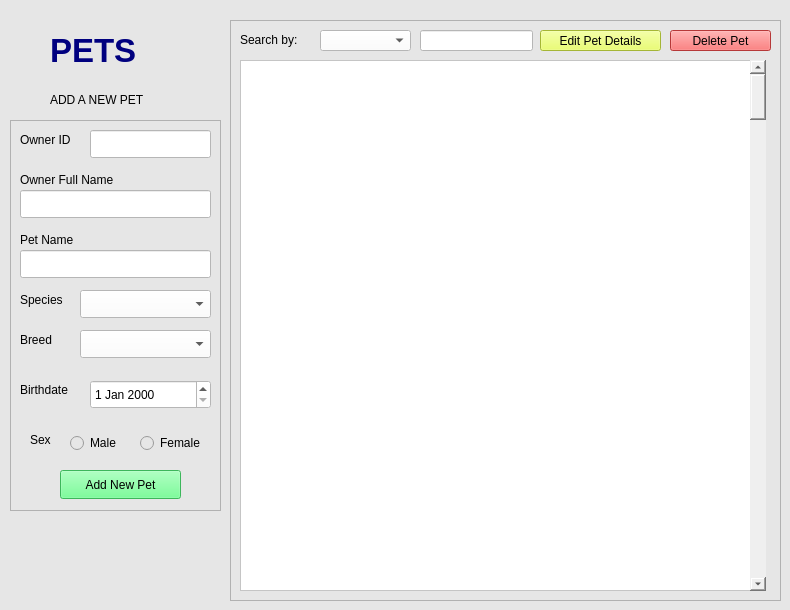
     <widget class="QWidget" name="page3Pet">
      <property name="styleSheet">
       <string notr="true">background-color: rgb(230, 230, 230);</string>
      </property>
      <widget class="QFrame" name="newPetDetailsFrame">
       <property name="geometry">
        <rect>
         <x>10</x>
         <y>120</y>
         <width>211</width>
         <height>391</height>
        </rect>
       </property>
       <property name="styleSheet">
        <string notr="true">border-color: rgb(0, 0, 0);</string>
       </property>
       <property name="frameShape">
        <enum>QFrame::StyledPanel</enum>
       </property>
       <property name="frameShadow">
        <enum>QFrame::Raised</enum>
       </property>
       <widget class="QLabel" name="label_18">
        <property name="geometry">
         <rect>
          <x>10</x>
          <y>10</y>
          <width>101</width>
          <height>20</height>
         </rect>
        </property>
        <property name="font">
         <font>
          <family>Arial</family>
         </font>
        </property>
        <property name="styleSheet">
         <string notr="true">color: rgb(0, 0, 0);</string>
        </property>
        <property name="text">
         <string>Owner ID</string>
        </property>
       </widget>
       <widget class="QLineEdit" name="lineEdit_8">
        <property name="geometry">
         <rect>
          <x>80</x>
          <y>10</y>
          <width>121</width>
          <height>28</height>
         </rect>
        </property>
        <property name="styleSheet">
         <string notr="true">background-color: rgb(255, 255, 255);</string>
        </property>
       </widget>
       <widget class="QLabel" name="label_19">
        <property name="geometry">
         <rect>
          <x>10</x>
          <y>50</y>
          <width>131</width>
          <height>20</height>
         </rect>
        </property>
        <property name="font">
         <font>
          <family>Arial</family>
         </font>
        </property>
        <property name="styleSheet">
         <string notr="true">color: rgb(0, 0, 0);</string>
        </property>
        <property name="text">
         <string>Owner Full Name</string>
        </property>
       </widget>
       <widget class="QLineEdit" name="lineEdit_9">
        <property name="geometry">
         <rect>
          <x>10</x>
          <y>70</y>
          <width>191</width>
          <height>28</height>
         </rect>
        </property>
        <property name="styleSheet">
         <string notr="true">background-color: rgb(255, 255, 255);</string>
        </property>
       </widget>
       <widget class="QLabel" name="label_20">
        <property name="geometry">
         <rect>
          <x>10</x>
          <y>170</y>
          <width>131</width>
          <height>20</height>
         </rect>
        </property>
        <property name="font">
         <font>
          <family>Arial</family>
         </font>
        </property>
        <property name="styleSheet">
         <string notr="true">color: rgb(0, 0, 0);</string>
        </property>
        <property name="text">
         <string>Species</string>
        </property>
       </widget>
       <widget class="QComboBox" name="comboBox_7">
        <property name="geometry">
         <rect>
          <x>70</x>
          <y>170</y>
          <width>131</width>
          <height>28</height>
         </rect>
        </property>
        <property name="styleSheet">
         <string notr="true">color: rgb(0, 0, 0);
background-color: rgb(255, 255, 255);</string>
        </property>
       </widget>
       <widget class="QLabel" name="label_21">
        <property name="geometry">
         <rect>
          <x>10</x>
          <y>110</y>
          <width>131</width>
          <height>20</height>
         </rect>
        </property>
        <property name="font">
         <font>
          <family>Arial</family>
         </font>
        </property>
        <property name="styleSheet">
         <string notr="true">color: rgb(0, 0, 0);</string>
        </property>
        <property name="text">
         <string>Pet Name</string>
        </property>
       </widget>
       <widget class="QLineEdit" name="lineEdit_10">
        <property name="geometry">
         <rect>
          <x>10</x>
          <y>130</y>
          <width>191</width>
          <height>28</height>
         </rect>
        </property>
        <property name="styleSheet">
         <string notr="true">background-color: rgb(255, 255, 255);</string>
        </property>
       </widget>
       <widget class="QLabel" name="label_22">
        <property name="geometry">
         <rect>
          <x>10</x>
          <y>210</y>
          <width>131</width>
          <height>20</height>
         </rect>
        </property>
        <property name="font">
         <font>
          <family>Arial</family>
         </font>
        </property>
        <property name="styleSheet">
         <string notr="true">color: rgb(0, 0, 0);</string>
        </property>
        <property name="text">
         <string>Breed</string>
        </property>
       </widget>
       <widget class="QComboBox" name="comboBox_8">
        <property name="geometry">
         <rect>
          <x>70</x>
          <y>210</y>
          <width>131</width>
          <height>28</height>
         </rect>
        </property>
        <property name="styleSheet">
         <string notr="true">color: rgb(0, 0, 0);
background-color: rgb(255, 255, 255);</string>
        </property>
       </widget>
       <widget class="QLabel" name="label_23">
        <property name="geometry">
         <rect>
          <x>10</x>
          <y>260</y>
          <width>131</width>
          <height>20</height>
         </rect>
        </property>
        <property name="font">
         <font>
          <family>Arial</family>
         </font>
        </property>
        <property name="styleSheet">
         <string notr="true">color: rgb(0, 0, 0);</string>
        </property>
        <property name="text">
         <string>Birthdate</string>
        </property>
       </widget>
       <widget class="QDateEdit" name="dateEdit">
        <property name="geometry">
         <rect>
          <x>80</x>
          <y>260</y>
          <width>121</width>
          <height>29</height>
         </rect>
        </property>
        <property name="styleSheet">
         <string notr="true">color: rgb(0, 0, 0);
background-color: rgb(255, 255, 255);</string>
        </property>
       </widget>
       <widget class="QRadioButton" name="radioButton_3">
        <property name="geometry">
         <rect>
          <x>60</x>
          <y>310</y>
          <width>61</width>
          <height>26</height>
         </rect>
        </property>
        <property name="font">
         <font>
          <family>Arial</family>
         </font>
        </property>
        <property name="styleSheet">
         <string notr="true">color: rgb(0, 0, 0);</string>
        </property>
        <property name="text">
         <string>Male</string>
        </property>
       </widget>
       <widget class="QRadioButton" name="radioButton_4">
        <property name="geometry">
         <rect>
          <x>130</x>
          <y>310</y>
          <width>71</width>
          <height>26</height>
         </rect>
        </property>
        <property name="font">
         <font>
          <family>Arial</family>
         </font>
        </property>
        <property name="styleSheet">
         <string notr="true">color: rgb(0, 0, 0);</string>
        </property>
        <property name="text">
         <string>Female</string>
        </property>
       </widget>
       <widget class="QLabel" name="label_24">
        <property name="geometry">
         <rect>
          <x>20</x>
          <y>310</y>
          <width>31</width>
          <height>20</height>
         </rect>
        </property>
        <property name="font">
         <font>
          <family>Arial</family>
         </font>
        </property>
        <property name="styleSheet">
         <string notr="true">color: rgb(0, 0, 0);</string>
        </property>
        <property name="text">
         <string>Sex</string>
        </property>
       </widget>
       <widget class="QPushButton" name="pushButton_8">
        <property name="geometry">
         <rect>
          <x>50</x>
          <y>350</y>
          <width>121</width>
          <height>29</height>
         </rect>
        </property>
        <property name="styleSheet">
         <string notr="true">color: rgb(0, 0, 0);
background-color: rgb(85, 255, 127);</string>
        </property>
        <property name="text">
         <string>Add New Pet</string>
        </property>
       </widget>
      </widget>
      <widget class="QLabel" name="label_17">
       <property name="geometry">
        <rect>
         <x>50</x>
         <y>90</y>
         <width>121</width>
         <height>20</height>
        </rect>
       </property>
       <property name="font">
        <font>
         <family>Arial</family>
        </font>
       </property>
       <property name="styleSheet">
        <string notr="true">color: rgb(0, 0, 0);</string>
       </property>
       <property name="text">
        <string>ADD A NEW PET</string>
       </property>
      </widget>
      <widget class="QLabel" name="label1_6">
       <property name="geometry">
        <rect>
         <x>50</x>
         <y>20</y>
         <width>141</width>
         <height>61</height>
        </rect>
       </property>
       <property name="font">
        <font>
         <family>Arial</family>
         <pointsize>25</pointsize>
         <bold>true</bold>
         <kerning>false</kerning>
        </font>
       </property>
       <property name="styleSheet">
        <string notr="true">color: rgb(0, 0, 127);</string>
       </property>
       <property name="text">
        <string>PETS</string>
       </property>
      </widget>
      <widget class="QFrame" name="frame_2">
       <property name="geometry">
        <rect>
         <x>230</x>
         <y>20</y>
         <width>551</width>
         <height>581</height>
        </rect>
       </property>
       <property name="frameShape">
        <enum>QFrame::StyledPanel</enum>
       </property>
       <property name="frameShadow">
        <enum>QFrame::Raised</enum>
       </property>
       <widget class="QTableWidget" name="tableWidget_3">
        <property name="geometry">
         <rect>
          <x>10</x>
          <y>40</y>
          <width>521</width>
          <height>531</height>
         </rect>
        </property>
        <property name="styleSheet">
         <string notr="true">background-color: rgb(255, 255, 255);</string>
        </property>
       </widget>
       <widget class="QLineEdit" name="lineEdit_7">
        <property name="geometry">
         <rect>
          <x>190</x>
          <y>10</y>
          <width>113</width>
          <height>21</height>
         </rect>
        </property>
        <property name="styleSheet">
         <string notr="true">background-color: rgb(255, 255, 255);</string>
        </property>
       </widget>
       <widget class="QLabel" name="label_15">
        <property name="geometry">
         <rect>
          <x>10</x>
          <y>10</y>
          <width>81</width>
          <height>20</height>
         </rect>
        </property>
        <property name="styleSheet">
         <string notr="true">color: rgb(0, 0, 0);</string>
        </property>
        <property name="text">
         <string>Search by:</string>
        </property>
       </widget>
       <widget class="QComboBox" name="comboBox_5">
        <property name="geometry">
         <rect>
          <x>90</x>
          <y>10</y>
          <width>91</width>
          <height>21</height>
         </rect>
        </property>
        <property name="styleSheet">
         <string notr="true">color: rgb(0, 0, 0);
background-color: rgb(255, 255, 255);</string>
        </property>
       </widget>
       <widget class="QScrollBar" name="verticalScrollBar_2">
        <property name="geometry">
         <rect>
          <x>520</x>
          <y>40</y>
          <width>16</width>
          <height>531</height>
         </rect>
        </property>
        <property name="styleSheet">
         <string notr="true">color: rgb(0, 0, 0);
background-color: rgb(239, 239, 239);</string>
        </property>
        <property name="orientation">
         <enum>Qt::Vertical</enum>
        </property>
       </widget>
       <widget class="QPushButton" name="deletePetButton">
        <property name="geometry">
         <rect>
          <x>440</x>
          <y>10</y>
          <width>101</width>
          <height>21</height>
         </rect>
        </property>
        <property name="styleSheet">
         <string notr="true">color: rgb(0, 0, 0);
background-color: rgb(255, 79, 79);</string>
        </property>
        <property name="text">
         <string>Delete Pet</string>
        </property>
       </widget>
       <widget class="QPushButton" name="editPetButton">
        <property name="geometry">
         <rect>
          <x>310</x>
          <y>10</y>
          <width>121</width>
          <height>21</height>
         </rect>
        </property>
        <property name="styleSheet">
         <string notr="true">color: rgb(0, 0, 0);
background-color: rgb(231, 255, 75);</string>
        </property>
        <property name="text">
         <string>Edit Pet Details</string>
        </property>
       </widget>
      </widget>
     </widget>
